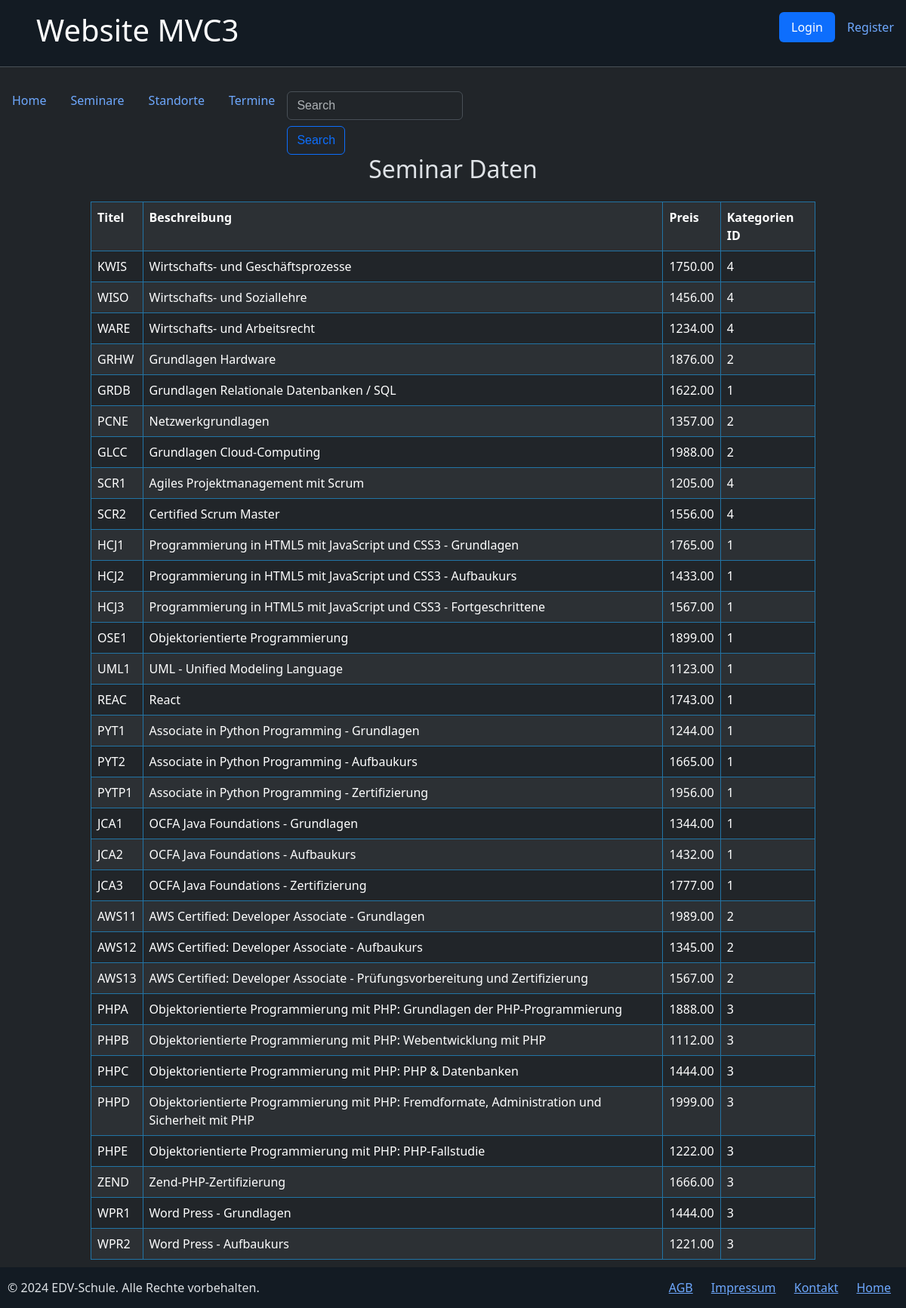
The page /index.php?action=seminar on the database its author committed.
### tables this page shows
CREATE TABLE `seminare` (
  `id` int(11) NOT NULL AUTO_INCREMENT,
  `titel` varchar(30) NOT NULL,
  `beschreibung` text NOT NULL,
  `preis` decimal(6,2) NOT NULL,
  `kategorien_id` int(11) NOT NULL,
  PRIMARY KEY (`id`),
  UNIQUE KEY `titel` (`titel`),
  KEY `kategorien_fk_1` (`kategorien_id`),
  CONSTRAINT `kategorien_fk_1` FOREIGN KEY (`kategorien_id`) REFERENCES `kategorien` (`id`)
);

### index.php (called while the page is built, shortened)
<?php
require_once "include/datenbank.php";
if (isset($_GET['action'])) {
    $action = $_GET['action'];
} else {
    $action = 'index';
}
switch ($action) {
	case 'seminar':
	$seminar = new Seminar();
	$result = $seminar->selectAll($db);
	break;
}
require_once "views/layout.php";
?>

### models/Seminar.php (called while the page is built, shortened)
<?php
class Seminar implements iDatenbank
{
	private $titel;
	private $beschreibung;
	private $preis;
	private $kategorien_id;
	function set_daten($daten)
	{
		if (!is_array($daten)) {
			return;
		}
		foreach ($daten as $key => $value) {
			$setter = "set" . ucfirst($key);
		}
	}
	public function getTitel()
	{
		return $this->titel;
	}
	public function setTitel($param)
	{
		$this->titel = $param;
	}
	public function getBeschreibung()
	{
		return $this->beschreibung;
	}
	public function setBeschreibung($param)
	{
		$this->beschreibung = $param;
	}
	public function getPreis()
	{
		return $this->preis;
	}
	public function setPreis($param)
	{
		$this->preis = $param;
	}
	public function getKategorien_id()
	{
		return $this->kategorien_id;
	}
	public function setKategorien_id($param)
	{
		$this->kategorien_id = $param;
	}
	function selectAll($db)
	{
		$sql = "SELECT * FROM seminare";
		$stmt = $db-> prepare($sql);
		$stmt->execute();
		foreach ($stmt->fetchAll() as $result)
		{
			$results[] = new Seminar($result);
		}
		return $results;
	}
}
?>

### views/_seminar_all.php (the view)
<tr>
	<td><?= $seminar->getTitel() ?></td>
	<td><?= $seminar->getBeschreibung() ?></td>
	<td><?= $seminar->getPreis() ?></td>
	<td><?= $seminar->getKategorien_id() ?></td>
</tr>

### views/layout.php (shortened to what this page needs)
<?php
	if(isset($_SESSION['id']) && eingeloggt($_SESSION['id']))
	{
		require_once "views/head_login.php";
	}
	else
	{
		require_once "views/head.php";
	}
?>
<?php
	if(isset($_SESSION['id']) && eingeloggt($_SESSION['id']))
	{
		require_once "views/navi_private.php";
	}
	else
	{
		require_once "views/navi_meta.php";
	}
?>
<section>
<?php require_once "views/" .$action . '.php'; ?>
</section>
<?php require_once "views/navi_footer.php"; ?>
</body>
</html>

### views/head.php (shortened to what this page needs)
<!DOCTYPE html>
<html lang="en" data-bs-theme="dark">
<head>
	<link href="https://cdn.jsdelivr.net/npm/bootstrap@5.3.2/dist/css/bootstrap.min.css" rel="stylesheet">
	<link rel="stylesheet" href="css/style.css">
</head>
<body>
<header class="header d-flex flex-wrap justify-content-center py-3 mb-4 border-bottom">
	  <a href="./" class="d-flex align-items-center mb-3 mb-md-0 me-md-auto link-body-emphasis text-decoration-none">
        <svg class="bi me-2" width="40" height="32"><use xlink:href="#bootstrap"></use></svg>
        <span class="fs-4"><h1>Website MVC3</h1></span>
      </a>
	<div>
      <ul class="nav nav-pills">
        <li class="nav-item"><a href="index.php?action=login" class="nav-link active" aria-current="page">Login</a></li>
        <li class="nav-item"><a href="index.php?action=register" class="nav-link">Register</a></li>
      </ul>
	</div>
</header>

### views/navi_meta.php
<div>
<nav class="nav">
	<a class="nav-link" href="index.php?action=index">Home</a>
	<a class="nav-link" href="index.php?action=seminar">Seminare</a>
	<a class="nav-link" href="index.php?action=standort">Standorte</a>
	<a class="nav-link" href="index.php?action=termin">Termine</a>
	<div>
	<form class="form-inline">
    <input class="form-control mr-sm-2" type="search" placeholder="Search" aria-label="Search">
    <button class="btn btn-outline-primary my-2 my-sm-0" type="submit">Search</button>
	</form>
	</div>
</nav>

### views/seminar.php
<h2 class="h2-daten">Seminar Daten</h2>
<div class="table-wrapper">
<table class="table-self table table-striped table-hover">
<tr>
	<th>Titel</th>
	<th>Beschreibung</th>
	<th>Preis</th>
	<th>Kategorien ID</th>
</tr>
<?php
foreach($result AS $seminar)
{
	require "_seminar_all.php";
}
?>
</table>
</div>

### views/navi_footer.php
<footer class="footer">
	<nav>
		<span id="copyright">&copy; <?php echo date("Y"); ?> EDV-Schule. Alle Rechte vorbehalten.</span>
		<div>
		<a href="index.php?action=agb">AGB</a>
		<a href="index.php?action=impressum">Impressum</a>
		<a href="index.php?action=kontakt">Kontakt</a>
		<a href="index.php?action=home">Home</a>
		</div>
	</nav>
</footer>

### css/style.css (style rules this page uses)
body { margin-bottom: 4%; }
form { max-width: 500px; margin: 0 auto; font-family: Arial, sans-serif; }
.footer { position: fixed; bottom: 0; left: 0; z-index: 10; background-color: #131B23; width: 100%; padding: 15px 0; }
.footer nav { display: flex; justify-content: space-between; margin-left: 10px; margin-right: 10px; }
.footer div a { padding: 10px; }
.header { background-color: #131B23; }
.h2-daten { display: flex; justify-content: center; margin-bottom: 2%; }
.table-wrapper { display: grid; grid-template-columns: repeat(auto-fit, minmax(300px, 1fr)); justify-items: center; gap: 1rem; }
.table-self { width: 80%; border-collapse: collapse; }
.table-self th, .table-self td { border: 1px solid #2274A5; padding: 8px; text-align: left; }
#input-container select, input, .form button { outline: none; border: 1px solid #e5e7eb; margin: 8px 0; }
#input-container select, input { background-color: #cccccc; color: #000; padding: 1rem; padding-right: 3rem; font-size: 0.875rem; line-height: 1.25rem; width: 300px; border-radius: 0.5rem; box-shadow: 0 1px 2px 0 rgba(0, 0, 0, 0.05); }

### rows shown on the page
seminare: titel "KWIS", beschreibung "Wirtschafts- und Geschäftsprozesse", preis "1750.00", kategorien "4"
seminare: titel "WISO", beschreibung "Wirtschafts- und Soziallehre", preis "1456.00", kategorien "4"
seminare: titel "WARE", beschreibung "Wirtschafts- und Arbeitsrecht", preis "1234.00", kategorien "4"
seminare: titel "GRHW", beschreibung "Grundlagen Hardware", preis "1876.00", kategorien "2"
seminare: titel "GRDB", beschreibung "Grundlagen Relationale Datenbanken / SQL", preis "1622.00", kategorien "1"
seminare: titel "PCNE", beschreibung "Netzwerkgrundlagen", preis "1357.00", kategorien "2"
seminare: titel "GLCC", beschreibung "Grundlagen Cloud-Computing", preis "1988.00", kategorien "2"
seminare: titel "SCR1", beschreibung "Agiles Projektmanagement mit Scrum", preis "1205.00", kategorien "4"
seminare: titel "SCR2", beschreibung "Certified Scrum Master", preis "1556.00", kategorien "4"
seminare: titel "HCJ1", beschreibung "Programmierung in HTML5 mit JavaScript und CSS3 - Grundlagen", preis "1765.00", kategorien "1"
seminare: titel "HCJ2", beschreibung "Programmierung in HTML5 mit JavaScript und CSS3 - Aufbaukurs", preis "1433.00", kategorien "1"
seminare: titel "HCJ3", beschreibung "Programmierung in HTML5 mit JavaScript und CSS3 - Fortgeschrittene", preis "1567.00", kategorien "1"
seminare: titel "OSE1", beschreibung "Objektorientierte Programmierung", preis "1899.00", kategorien "1"
seminare: titel "UML1", beschreibung "UML - Unified Modeling Language", preis "1123.00", kategorien "1"
seminare: titel "REAC", beschreibung "React", preis "1743.00", kategorien "1"
seminare: titel "PYT1", beschreibung "Associate in Python Programming - Grundlagen", preis "1244.00", kategorien "1"
seminare: titel "PYT2", beschreibung "Associate in Python Programming - Aufbaukurs", preis "1665.00", kategorien "1"
seminare: titel "PYTP1", beschreibung "Associate in Python Programming - Zertifizierung", preis "1956.00", kategorien "1"
seminare: titel "JCA1", beschreibung "OCFA Java Foundations - Grundlagen", preis "1344.00", kategorien "1"
seminare: titel "JCA2", beschreibung "OCFA Java Foundations - Aufbaukurs", preis "1432.00", kategorien "1"
seminare: titel "JCA3", beschreibung "OCFA Java Foundations - Zertifizierung", preis "1777.00", kategorien "1"
seminare: titel "AWS11", beschreibung "AWS Certified: Developer Associate - Grundlagen", preis "1989.00", kategorien "2"
seminare: titel "AWS12", beschreibung "AWS Certified: Developer Associate - Aufbaukurs", preis "1345.00", kategorien "2"
seminare: titel "AWS13", beschreibung "AWS Certified: Developer Associate - Prüfungsvorbereitung und Zertifizierung", preis "1567.00", kategorien "2"
seminare: titel "PHPA", beschreibung "Objektorientierte Programmierung mit PHP: Grundlagen der PHP-Programmierung", preis "1888.00", kategorien "3"
seminare: titel "PHPB", beschreibung "Objektorientierte Programmierung mit PHP: Webentwicklung mit PHP", preis "1112.00", kategorien "3"
seminare: titel "PHPC", beschreibung "Objektorientierte Programmierung mit PHP: PHP & Datenbanken", preis "1444.00", kategorien "3"
seminare: titel "PHPD", beschreibung "Objektorientierte Programmierung mit PHP: Fremdformate, Administration und Sicherheit mit PHP", preis "1999.00", kategorien "3"
seminare: titel "PHPE", beschreibung "Objektorientierte Programmierung mit PHP: PHP-Fallstudie", preis "1222.00", kategorien "3"
seminare: titel "ZEND", beschreibung "Zend-PHP-Zertifizierung", preis "1666.00", kategorien "3"
seminare: titel "WPR1", beschreibung "Word Press - Grundlagen", preis "1444.00", kategorien "3"
seminare: titel "WPR2", beschreibung "Word Press - Aufbaukurs", preis "1221.00", kategorien "3"
